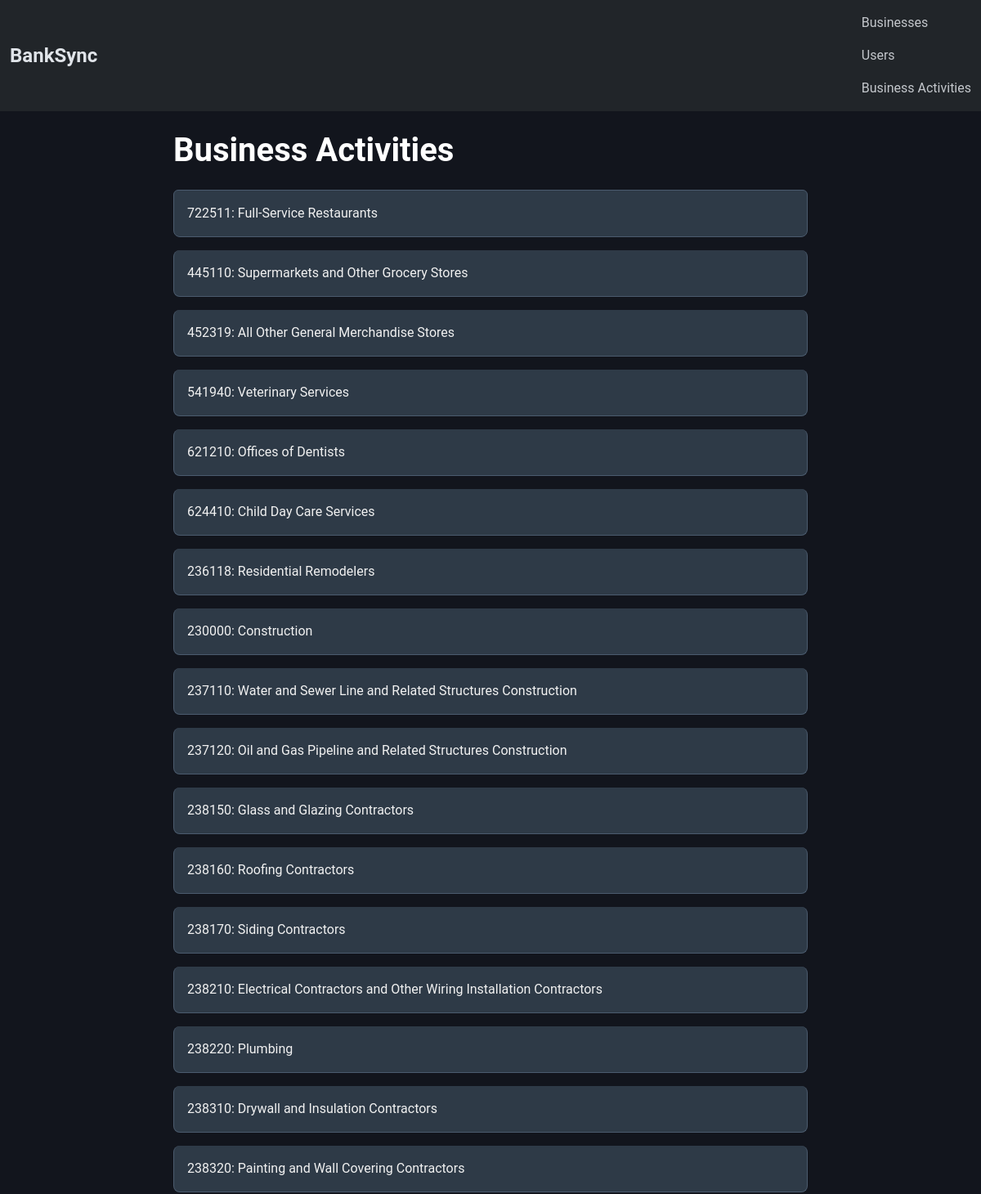
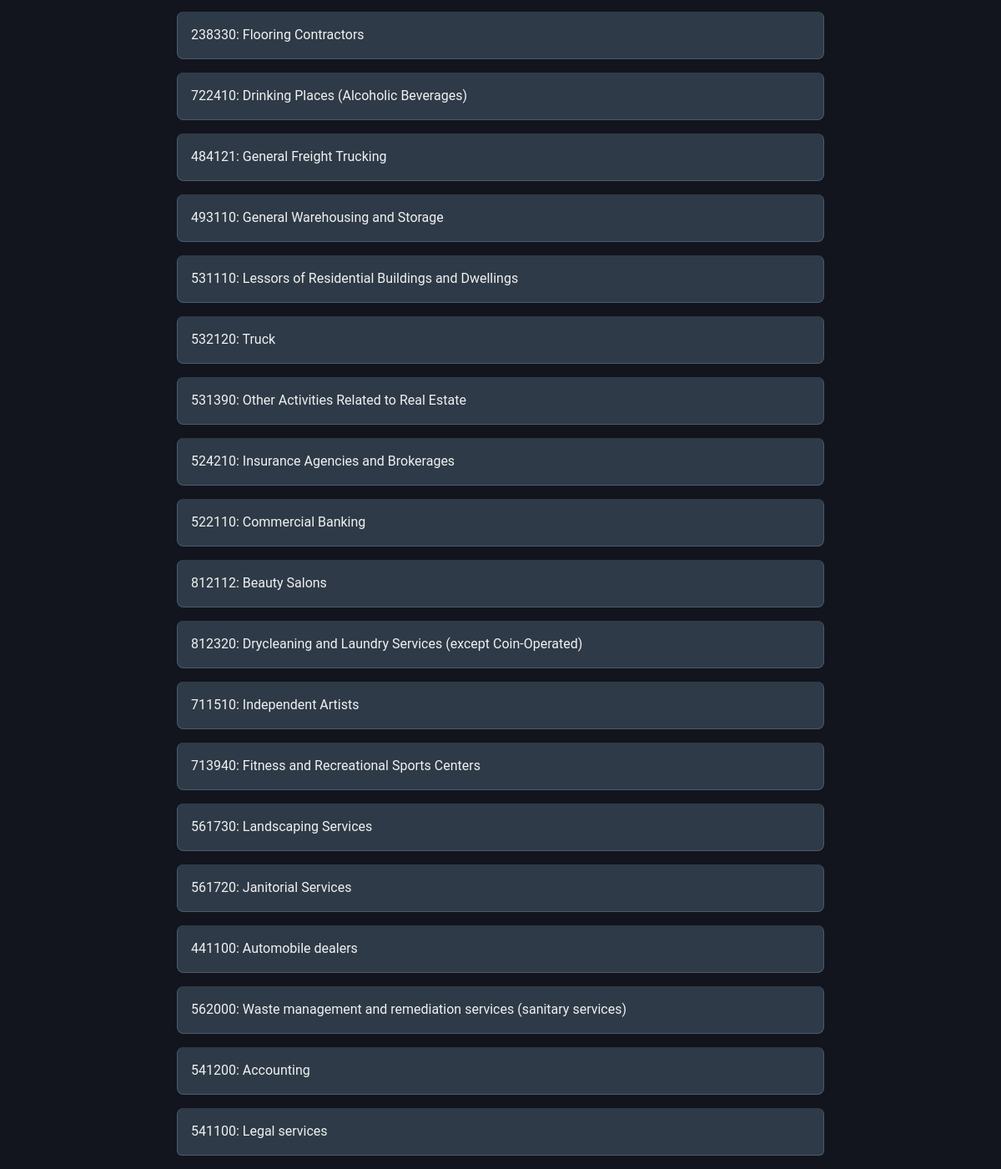
The app's page /bankrec/business_activity_codes/ with its own data (2 pictures, top to bottom).
### bankrec/models.py (models this page shows, shortened)
class BusinessActivity(models.Model):
    code = models.CharField(max_length=10, unique=True)  # The business activity code
    description = models.TextField()  # Description of the business activity

### bankrec/views.py (the view)
class BusinessActivityListView(ListView):
    model = BusinessActivity
    template_name = "bankrec/business_activity_list.html"
    context_object_name = "activities"

### bankrec/templates/bankrec/business_activity_list.html (shortened to what this page needs)
{% extends "bankrec/base.html" %}
{% block content %}
<h1>Business Activities</h1>
<ul class="list-group">
    {% for activity in activities %}
        <li class="list-group-item">{{ activity.code }}: {{ activity.description }}</li>
    {% endfor %}
</ul>
{% endblock %}

### bankrec/templates/bankrec/base.html (shortened to what this page needs)
{% load static %}
<!DOCTYPE html>
<html lang="en">
<head>
    <link href="https://cdn.jsdelivr.net/npm/bootstrap@5.3.2/dist/css/bootstrap.min.css" rel="stylesheet">
    <link href="{% static 'styles.css' %}" rel="stylesheet">
</head>
<body>
    <nav class="navbar navbar-dark bg-dark">
        <div class="container-fluid">
            <a class="navbar-brand" href="{% url 'home' %}">BankSync</a>
            <div class="navbar-nav">
                <a class="nav-link" href="{% url 'business_list' %}">Businesses</a>
                <a class="nav-link" href="{% url 'person_list' %}">Users</a>
                <a class="nav-link" href="{% url 'business_activity_list' %}">Business Activities</a>
            </div>
        </div>
    </nav>
    <div class="container mt-4">
        {% block content %}
        {% endblock %}
    </div>
</body>
</html>

### static/styles.css (style rules this page uses)
body { background-color: #12151d; color: #e0e4e9; font-family: 'Roboto', sans-serif; margin: 0; padding: 0; }
li { list-style-type: none; }
.navbar-dark .navbar-brand { font-size: 1.5rem; font-weight: bold; color: #e0e4e9; }
.navbar-dark .nav-link { color: rgba(224, 228, 233, 0.85); }
.container { max-width: 800px; margin: 0 auto; }
h1 { color: #fff; font-weight: 700; margin-bottom: 1.5rem; }
.list-group-item { background-color: #2e3a47; border: 1px solid #4b5b6e; border-radius: 8px; padding: 1rem; margin-bottom: 1rem; transition: all 0.2s ease-in-out; color: #f1f1f1; }

### records on screen
BusinessActivity: code "722511", description "Full-Service Restaurants"
BusinessActivity: code "445110", description "Supermarkets and Other Grocery Stores"
BusinessActivity: code "452319", description "All Other General Merchandise Stores"
BusinessActivity: code "541940", description "Veterinary Services"
BusinessActivity: code "621210", description "Offices of Dentists"
BusinessActivity: code "624410", description "Child Day Care Services"
BusinessActivity: code "236118", description "Residential Remodelers"
BusinessActivity: code "230000", description "Construction"
BusinessActivity: code "237110", description "Water and Sewer Line and Related Structures Construction"
BusinessActivity: code "237120", description "Oil and Gas Pipeline and Related Structures Construction"
BusinessActivity: code "238150", description "Glass and Glazing Contractors"
BusinessActivity: code "238160", description "Roofing Contractors"
BusinessActivity: code "238170", description "Siding Contractors"
BusinessActivity: code "238210", description "Electrical Contractors and Other Wiring Installation Contractors"
BusinessActivity: code "238220", description "Plumbing"
BusinessActivity: code "238310", description "Drywall and Insulation Contractors"
BusinessActivity: code "238320", description "Painting and Wall Covering Contractors"
BusinessActivity: code "238330", description "Flooring Contractors"
BusinessActivity: code "722410", description "Drinking Places (Alcoholic Beverages)"
BusinessActivity: code "484121", description "General Freight Trucking"
BusinessActivity: code "493110", description "General Warehousing and Storage"
BusinessActivity: code "531110", description "Lessors of Residential Buildings and Dwellings"
BusinessActivity: code "532120", description "Truck"
BusinessActivity: code "531390", description "Other Activities Related to Real Estate"
BusinessActivity: code "524210", description "Insurance Agencies and Brokerages"
BusinessActivity: code "522110", description "Commercial Banking"
BusinessActivity: code "812112", description "Beauty Salons"
BusinessActivity: code "812320", description "Drycleaning and Laundry Services (except Coin-Operated)"
BusinessActivity: code "711510", description "Independent Artists"
BusinessActivity: code "713940", description "Fitness and Recreational Sports Centers"
BusinessActivity: code "561730", description "Landscaping Services"
BusinessActivity: code "561720", description "Janitorial Services"
BusinessActivity: code "441100", description "Automobile dealers"
BusinessActivity: code "562000", description "Waste management and remediation services (sanitary services)"
BusinessActivity: code "541200", description "Accounting"
BusinessActivity: code "541100", description "Legal services"
